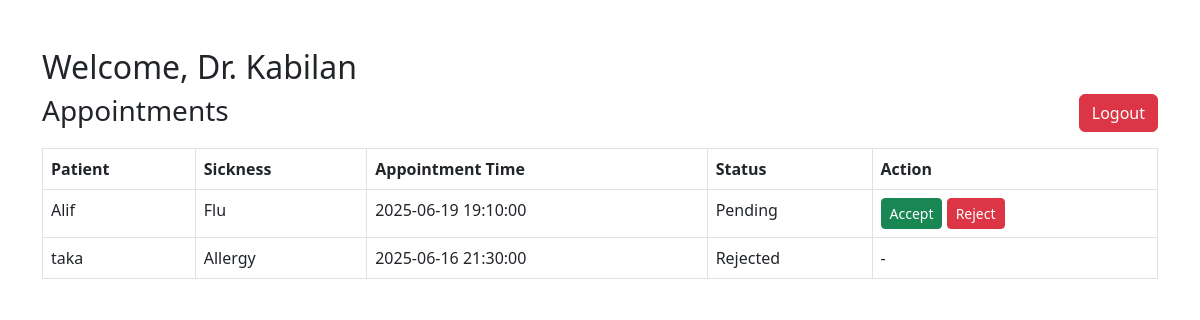
Page /dashboard_doctor.php (signed in) on the committed database.
### tables this page shows
CREATE TABLE `appointments` (
  `id` int(11) NOT NULL,
  `patient_id` int(11) NOT NULL,
  `doctor_id` int(11) NOT NULL,
  `sickness_id` int(11) NOT NULL,
  `appointment_time` datetime NOT NULL,
  `status` enum('pending','accepted','rejected','completed') DEFAULT 'pending'
);

CREATE TABLE `users` (
  `id` int(11) NOT NULL,
  `name` varchar(100) DEFAULT NULL,
  `email` varchar(100) DEFAULT NULL,
  `password` text DEFAULT NULL,
  `role` enum('patient','doctor') NOT NULL
);

CREATE TABLE `sickness_types` (
  `id` int(11) NOT NULL,
  `name` varchar(100) NOT NULL
);

### dashboard_doctor.php (the view, shortened to what this page needs)
<?php
include 'includes/db_connect.php';
$stmt = $conn->prepare("SELECT a.id, u.name AS patient_name, s.name AS sickness_name, a.appointment_time, a.status
                        FROM appointments a
                        JOIN users u ON a.patient_id = u.id
                        JOIN sickness_types s ON a.sickness_id = s.id
                        WHERE a.doctor_id = ? ORDER BY a.appointment_time DESC");
$stmt->bind_param("i", $_SESSION['user_id']);
$stmt->execute();
$appointments = $stmt->get_result();
?>
<!DOCTYPE html>
<html lang="en">
<head>
  <link href="https://cdn.jsdelivr.net/npm/bootstrap@5.3.0/dist/css/bootstrap.min.css" rel="stylesheet" />
</head>
<body>
<div class="container mt-5">
  <h2>Welcome, Dr. <?php echo htmlspecialchars($_SESSION['name']); ?></h2>
  <a href="logout.php" class="btn btn-danger float-end mb-3">Logout</a>
  <h3>Appointments</h3>
  <table class="table table-bordered">
    <thead>
      <tr>
        <th>Patient</th>
        <th>Sickness</th>
        <th>Appointment Time</th>
        <th>Status</th>
        <th>Action</th>
      </tr>
    </thead>
    <tbody>
      <?php if ($appointments->num_rows == 0): ?>
        <tr><td colspan="5">No appointments yet.</td></tr>
      <?php else: ?>
        <?php while ($row = $appointments->fetch_assoc()): ?>
          <tr>
            <td><?php echo htmlspecialchars($row['patient_name']); ?></td>
            <td><?php echo htmlspecialchars($row['sickness_name']); ?></td>
            <td><?php echo htmlspecialchars($row['appointment_time']); ?></td>
            <td><?php echo ucfirst($row['status']); ?></td>
            <td>
              <?php if ($row['status'] === 'pending'): ?>
                <form method="POST" style="display:inline;">
                  <button type="submit" name="status" value="accepted" class="btn btn-success btn-sm">Accept</button>
                  <button type="submit" name="status" value="rejected" class="btn btn-danger btn-sm">Reject</button>
                </form>
              <?php else: ?>
                <span>-</span>
              <?php endif; ?>
            </td>
          </tr>
        <?php endwhile; ?>
      <?php endif; ?>
    </tbody>
  </table>
</div>
</body>
</html>

### rows in the picture
appointments: patient.name "Alif", sickness.name "Flu", appointment_time "2025-06-19 19:10:00", status "Pending"
appointments: patient.name "taka", sickness.name "Allergy", appointment_time "2025-06-16 21:30:00", status "Rejected"

### other values in the picture
$_SESSION['name'] "Kabilan"
